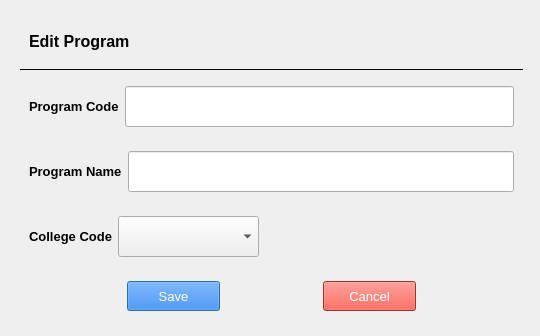
<?xml version="1.0" encoding="UTF-8"?>
<ui version="4.0">
 <class>updateProgram</class>
 <widget class="QDialog" name="Dialog">
  <property name="geometry">
   <rect>
    <x>0</x>
    <y>0</y>
    <width>540</width>
    <height>336</height>
   </rect>
  </property>
  <property name="minimumSize">
   <size>
    <width>540</width>
    <height>336</height>
   </size>
  </property>
  <property name="windowTitle">
   <string>Dialog</string>
  </property>
  <layout class="QGridLayout" name="gridLayout_2">
   <item row="0" column="0">
    <widget class="QWidget" name="widget" native="true">
     <property name="minimumSize">
      <size>
       <width>521</width>
       <height>318</height>
      </size>
     </property>
     <layout class="QGridLayout" name="gridLayout">
      <item row="0" column="0">
       <widget class="QWidget" name="widget_2" native="true">
        <layout class="QGridLayout" name="gridLayout_3">
         <item row="0" column="0">
          <widget class="QLabel" name="AddProgram_text">
           <property name="font">
            <font>
             <pointsize>12</pointsize>
             <weight>75</weight>
             <bold>true</bold>
            </font>
           </property>
           <property name="text">
            <string>Edit Program</string>
           </property>
          </widget>
         </item>
         <item row="0" column="1">
          <spacer name="AddProgram_spacer">
           <property name="orientation">
            <enum>Qt::Horizontal</enum>
           </property>
           <property name="sizeHint" stdset="0">
            <size>
             <width>345</width>
             <height>20</height>
            </size>
           </property>
          </spacer>
         </item>
        </layout>
       </widget>
      </item>
      <item row="1" column="0">
       <widget class="Line" name="line">
        <property name="frameShadow">
         <enum>QFrame::Plain</enum>
        </property>
        <property name="orientation">
         <enum>Qt::Horizontal</enum>
        </property>
       </widget>
      </item>
      <item row="2" column="0">
       <widget class="QWidget" name="widget_3" native="true">
        <layout class="QHBoxLayout" name="horizontalLayout_2">
         <item>
          <widget class="QLabel" name="ProgramCode_text">
           <property name="font">
            <font>
             <pointsize>10</pointsize>
             <weight>75</weight>
             <bold>true</bold>
            </font>
           </property>
           <property name="text">
            <string>Program Code</string>
           </property>
          </widget>
         </item>
         <item>
          <widget class="QLineEdit" name="ProgramCode_input">
           <property name="minimumSize">
            <size>
             <width>171</width>
             <height>41</height>
            </size>
           </property>
           <property name="font">
            <font>
             <pointsize>10</pointsize>
            </font>
           </property>
          </widget>
         </item>
        </layout>
       </widget>
      </item>
      <item row="3" column="0">
       <widget class="QWidget" name="widget_4" native="true">
        <layout class="QHBoxLayout" name="horizontalLayout_3">
         <item>
          <widget class="QLabel" name="ProgramName_text">
           <property name="font">
            <font>
             <pointsize>10</pointsize>
             <weight>75</weight>
             <bold>true</bold>
            </font>
           </property>
           <property name="text">
            <string>Program Name</string>
           </property>
          </widget>
         </item>
         <item>
          <widget class="QLineEdit" name="ProgramName_input">
           <property name="minimumSize">
            <size>
             <width>291</width>
             <height>41</height>
            </size>
           </property>
           <property name="font">
            <font>
             <pointsize>10</pointsize>
            </font>
           </property>
          </widget>
         </item>
        </layout>
       </widget>
      </item>
      <item row="4" column="0">
       <widget class="QWidget" name="widget_5" native="true">
        <layout class="QHBoxLayout" name="horizontalLayout_4">
         <item>
          <widget class="QLabel" name="CollegeCode_text">
           <property name="font">
            <font>
             <pointsize>10</pointsize>
             <weight>75</weight>
             <bold>true</bold>
            </font>
           </property>
           <property name="text">
            <string>College Code</string>
           </property>
          </widget>
         </item>
         <item>
          <widget class="QComboBox" name="college_code_input_comboBox">
           <property name="minimumSize">
            <size>
             <width>141</width>
             <height>41</height>
            </size>
           </property>
           <property name="font">
            <font>
             <pointsize>10</pointsize>
            </font>
           </property>
          </widget>
         </item>
         <item>
          <spacer name="horizontalSpacer">
           <property name="orientation">
            <enum>Qt::Horizontal</enum>
           </property>
           <property name="sizeHint" stdset="0">
            <size>
             <width>219</width>
             <height>20</height>
            </size>
           </property>
          </spacer>
         </item>
        </layout>
       </widget>
      </item>
      <item row="5" column="0">
       <widget class="QWidget" name="widget_6" native="true">
        <layout class="QHBoxLayout" name="horizontalLayout_5">
         <item>
          <spacer name="horizontalSpacer_2">
           <property name="orientation">
            <enum>Qt::Horizontal</enum>
           </property>
           <property name="sizeHint" stdset="0">
            <size>
             <width>89</width>
             <height>20</height>
            </size>
           </property>
          </spacer>
         </item>
         <item>
          <widget class="QPushButton" name="Save_button">
           <property name="minimumSize">
            <size>
             <width>93</width>
             <height>30</height>
            </size>
           </property>
           <property name="font">
            <font>
             <pointsize>10</pointsize>
            </font>
           </property>
           <property name="styleSheet">
            <string notr="true">color: rgb(255, 255, 255);
background-color: rgb(26, 115, 232);</string>
           </property>
           <property name="text">
            <string>Save</string>
           </property>
          </widget>
         </item>
         <item>
          <spacer name="horizontalSpacer_3">
           <property name="orientation">
            <enum>Qt::Horizontal</enum>
           </property>
           <property name="sizeHint" stdset="0">
            <size>
             <width>89</width>
             <height>20</height>
            </size>
           </property>
          </spacer>
         </item>
         <item>
          <widget class="QPushButton" name="Cancel_button">
           <property name="minimumSize">
            <size>
             <width>93</width>
             <height>30</height>
            </size>
           </property>
           <property name="font">
            <font>
             <pointsize>10</pointsize>
            </font>
           </property>
           <property name="styleSheet">
            <string notr="true">background-color: rgb(234, 67, 53);
color: rgb(255, 255, 255);</string>
           </property>
           <property name="text">
            <string>Cancel</string>
           </property>
          </widget>
         </item>
         <item>
          <spacer name="horizontalSpacer_4">
           <property name="orientation">
            <enum>Qt::Horizontal</enum>
           </property>
           <property name="sizeHint" stdset="0">
            <size>
             <width>40</width>
             <height>20</height>
            </size>
           </property>
          </spacer>
         </item>
        </layout>
       </widget>
      </item>
     </layout>
    </widget>
   </item>
  </layout>
 </widget>
 <resources/>
 <connections/>
</ui>
